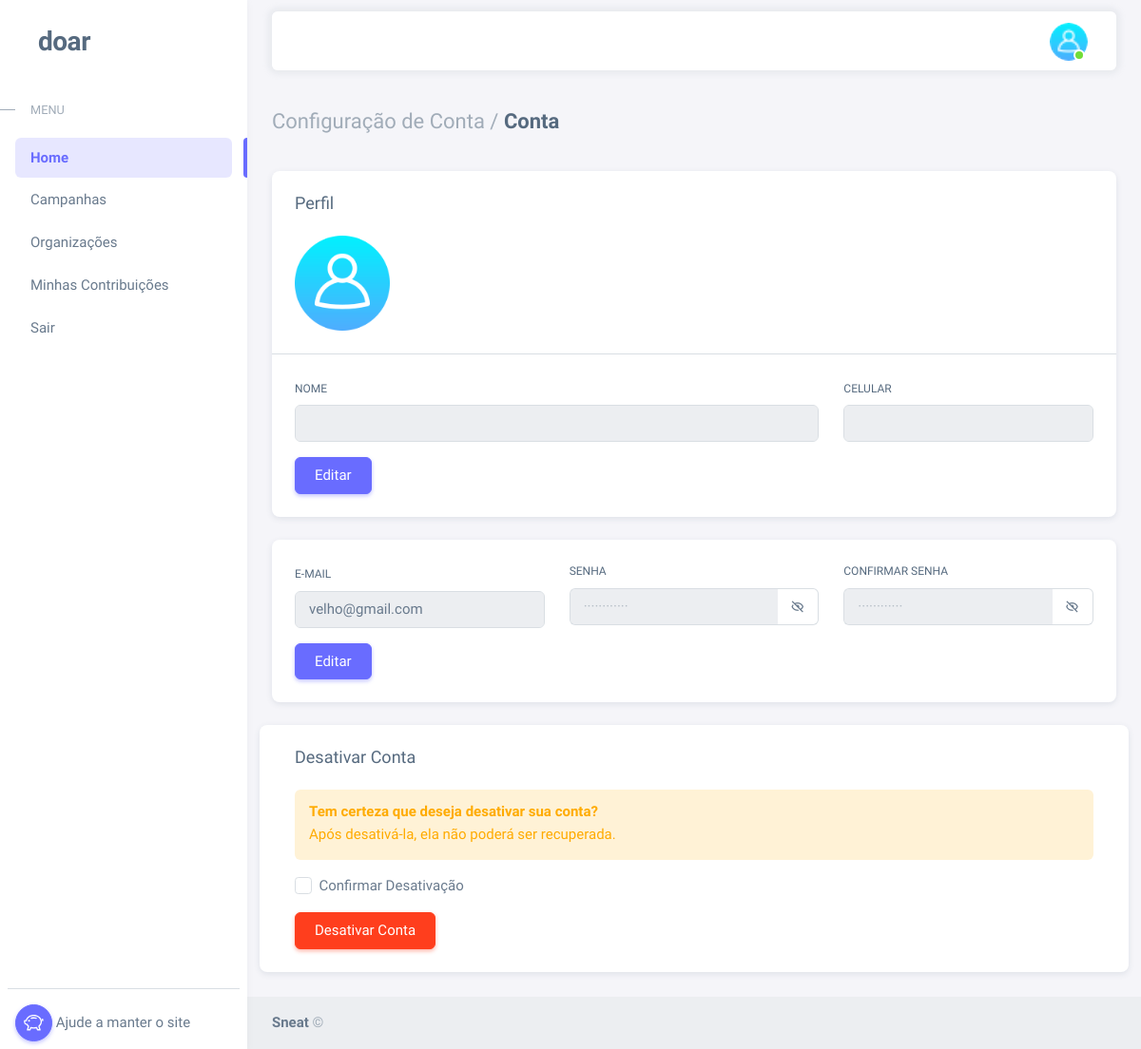
The app's page /usuConfigPerfil.php (signed in), older data.
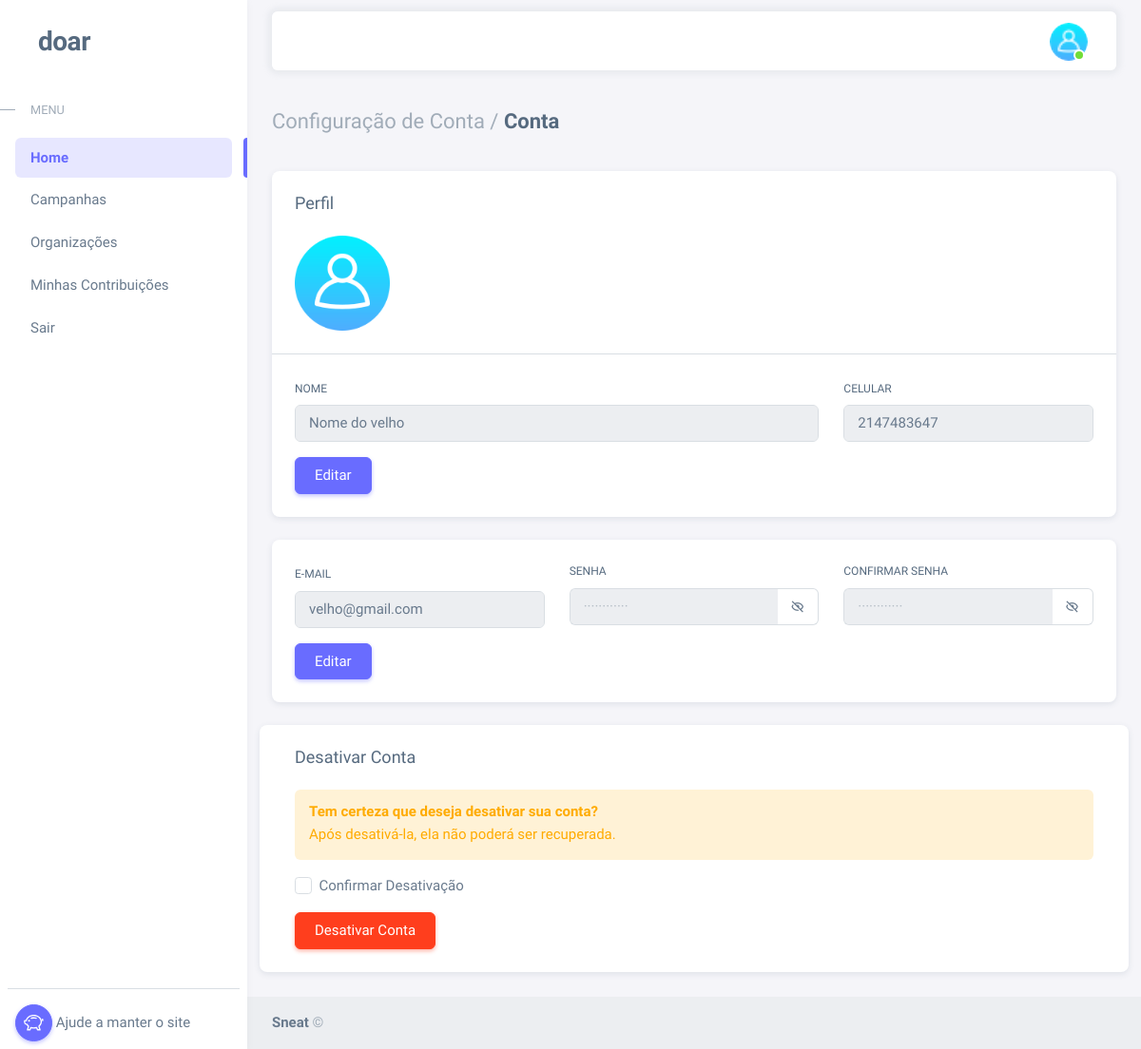
The same page, newer data.
### tables this page shows
CREATE TABLE `tbl_doador` (
  `doador_Id` int(11) NOT NULL,
  `doador_Nome` varchar(255) DEFAULT NULL,
  `doador_Email` varchar(45) DEFAULT NULL,
  `doador_Celular` int(14) DEFAULT NULL,
  `doador_Nasc` int(4) NOT NULL,
  `doador_Senha` varchar(255) DEFAULT NULL,
  `doador_ativo` tinyint(1) NOT NULL,
  `doador_RecuperarSenha` varchar(255) DEFAULT NULL
);

### usuConfigPerfil.php (the view, shortened to what this page needs)
<?php
$id = $_SESSION['id'];
include_once('conexao/Conexao.php');
$sql = "SELECT * FROM `tbl_doador` WHERE doador_Id = $id";
$dados = mysqli_query($con, $sql);
$dado = mysqli_fetch_array($dados);
$doadorNome = $dado['doador_Nome'];
$doadorEmail = $dado['doador_Email'];
$doadorCelular = $dado['doador_Celular'];
if ($doadorCelular == 0 || $doadorCelular == '') {
    $doadorCelular = "";
}
?>
<!DOCTYPE html>
<html lang="pt-br" class="light-style layout-menu-fixed" dir="ltr" data-theme="theme-default" data-assets-path="../assets/" data-template="vertical-menu-template-free">
<head>
    <?php require_once('linkInicio.php'); ?>
</head>
<body>
    <div class="layout-wrapper layout-content-navbar">
        <div class="layout-container">
            <?php
            require_once('usuMenu.php');
            ?>
            <div class="content-wrapper">
                <div class="container-xxl flex-grow-1 container-p-y">
                    <h4 class="fw-bold py-3 mb-4"><span class="text-muted fw-light">Configuração de Conta /</span> Conta</h4>
                    <div class="row">
                        <div class="col-md-12">
                            <div class="card mb-4">
                                <h5 class="card-header">Perfil</h5>
                                <div class="card-body">
                                    <div class="d-flex align-items-start align-items-sm-center gap-4">
                                        <img src="img/svgIcon/usuarioGrande.png" alt="user-avatar" class="d-block rounded" height="100" width="100" id="uploadedAvatar" />
                                    </div>
                                </div>
                                <hr class="my-0" />
                                <div class="card-body">
                                    <form id="updateUsuarioDados" method="POST" action="php/doadorUpdate.php">
                                        <div class="row">
                                            <div class="mb-3 col-md-8">
                                                <label for="firstName" class="form-label">Nome</label>
                                                <input class="form-control" type="text" id="firstName" name="nome" value="<?php echo $doadorNome; ?>" />
                                            </div>
                                            <div class="mb-3  col-md-4 ">
                                                <label class="form-label" for="celular">Celular</label>
                                                <div class="input-group input-group-merge">
                                                    <input type="text" id="celular" name="celular" class="celular form-control " value="<?php echo $doadorCelular; ?>" />
                                                </div>
                                            </div>
                                        </div>
                                        <button type="button" id="Desblock" class="btn btn-primary">Editar</button>
                                    </form>
                                </div>
                            </div>
                            <div class="card mb-4">
                                <div class="card-body">
                                    <form id="dadosLogin" method="POST" onsubmit="return false">
                                        <div class="row">
                                            <div class="mb-3 col-12 col-md-4">
                                                <label for="email" class="form-label">E-mail</label>
                                                <input class="form-control" type="text" id="email" name="email" value="<?php echo $doadorEmail; ?>" />
                                            </div>
                                            <div class="mb-3 form-password-toggle col-md-4">
                                                <div class="d-flex justify-content-between">
                                                    <label class="form-label" for="password">Senha</label>
                                                </div>
                                                <div class="input-group input-group-merge">
                                                    <input type="password" id="password" class="form-control" name="password" placeholder="&#xb7;&#xb7;&#xb7;&#xb7;&#xb7;&#xb7;&#xb7;&#xb7;&#xb7;&#xb7;&#xb7;&#xb7;" aria-describedby="password" />
                                                    <span class="input-group-text cursor-pointer"><i class="bx bx-hide"></i></span>
                                                </div>
                                            </div>
                                            <div class="mb-3 form-password-toggle col-md-4">
                                                <div class="d-flex justify-content-between">
                                                    <label class="form-label" for="confirmarSenha">Confirmar Senha</label>
                                                </div>
                                                <div class="input-group input-group-merge">
                                                    <input type="password" id="confirmarSenha" class="form-control" name="confirmarSenha" placeholder="&#xb7;&#xb7;&#xb7;&#xb7;&#xb7;&#xb7;&#xb7;&#xb7;&#xb7;&#xb7;&#xb7;&#xb7;" aria-describedby="password" />
                                                    <span class="input-group-text cursor-pointer"><i class="bx bx-hide"></i></span>
                                                </div>
                                            </div>
                                        </div>
                                        <button type="button" id="DesblockLogin" class="btn btn-primary">Editar</button>
                                    </form>
                                </div>
                            </div>
                        </div>
                        <div class="card">
                            <h5 class="card-header">Desativar Conta</h5>
                            <div class="card-body">
                                <div class="mb-3 col-12 mb-0">
                                    <div class="alert alert-warning">
                                        <h6 class="alert-heading fw-bold mb-1">Tem certeza que deseja desativar sua conta?</h6>
                                        <p class="mb-0">Após desativá-la, ela não poderá ser recuperada.</p>
                                    </div>
                                </div>
                                <form id="formAccountDeactivation" method="POST" action="php/DesativarContaUsu.php">
                                    <div class="form-check mb-3">
                                        <input class="form-check-input" type="checkbox" name="accountActivation" id="desativarConta" />
                                        <label class="form-check-label" for="accountActivation" required>Confirmar
                                            Desativação</label>
                                    </div>
                                    <button class="btn btn-danger deactivate-account" id="submitDesativa">Desativar
                                        Conta</button>
                                </form>
                            </div>
                        </div>
                    </div>
                </div>
            </div>
            <?php require_once('footer.php'); ?>
        </div>
    </div>
</body>
</html>

### linkInicio.php (shortened to what this page needs)
<link rel="stylesheet" href="dashboard/assets/vendor/fonts/boxicons.css" />
<link rel="stylesheet" href="dashboard/assets/vendor/css/core.css" class="template-customizer-core-css" />
<link rel="stylesheet" href="dashboard/assets/vendor/css/theme-default.css" class="template-customizer-theme-css" />
<link rel="stylesheet" href="dashboard/assets/css/demo.css" />
<link rel="stylesheet" href="dashboard/assets/vendor/libs/perfect-scrollbar/perfect-scrollbar.css" />
<link rel="stylesheet" href="dashboard/assets/vendor/libs/apex-charts/apex-charts.css" />
<link rel="stylesheet" href="assets/css/teste.css">

### usuMenu.php (shortened to what this page needs)
<aside id="layout-menu" class="layout-menu menu-vertical menu bg-menu-theme">
    <div class="app-brand demo">
        <a href="index.html" class="app-brand-link">
            <span class="app-brand-text demo menu-text fw-bolder ms-2">DOar</span>
        </a>
    </div>
    <ul class="menu-inner py-1">
        <li class="menu-header small text-uppercase">
            <span class="menu-header-text">Menu</span>
        </li>
        <li class="menu-item active">
            <a href="#" class="menu-link">
                <div data-i18n="Analytics">Home</div>
            </a>
        </li>
        <li class="menu-item">
            <a href="#" class="menu-link ">
                <div data-i18n="Analytics">Campanhas</div>
            </a>
        </li>
        <li class="menu-item">
            <a href="#" class="menu-link">
                <div data-i18n="Analytics">Organizações</div>
            </a>
        </li>
        <li class="menu-item">
            <a href="#" class="menu-link">
                <div data-i18n="Analytics">Minhas Contribuições</div>
            </a>
        </li>
        <li class="menu-item  ">
            <a href="login.php" class="menu-link">
                <div data-i18n="Analytics">Sair</div>
            </a>
        </li>
    </ul>
    <ul class="p-0 m-2">
        <hr>
        <li class="d-flex ms-2 align-items-center d-flex ">
            <div>
                <button type="button" class="btn btn-primary rounded-pill btn-icon p-2" data-bs-toggle="modal" data-bs-target="#modalCenter">
                    <img src="img/svgIcon/piggy-bank.svg" class="filtro-branco " width="24px">
                </button>
                <span class="me-3">Ajude a manter o site</span>
            </div>
        </li>
    </ul>
</aside>
<div class="layout-page">
    <nav class="layout-navbar container-xxl navbar navbar-expand-xl navbar-detached align-items-center bg-navbar-theme" id="layout-navbar">
        <div class="navbar-nav-right d-flex align-items-center" id="navbar-collapse">
            <ul class="navbar-nav flex-row align-items-center ms-auto">
                <li class="nav-item navbar-dropdown dropdown-user dropdown">
                    <a class="nav-link dropdown-toggle hide-arrow" href="javascript:void(0);" data-bs-toggle="dropdown">
                        <div class="avatar avatar-online">
                            <img src="img/svgIcon/usuario.png" class="w-px-40 h-px-40 rounded-circle" />
                        </div>
                    </a>
                </li>
            </ul>
        </div>
    </nav>

### footer.php
<footer class="footer bg-light">
    <div class="container-fluid d-flex flex-md-row flex-column justify-content-between align-items-md-center gap-1 container-p-x py-3">
        <div>
            <a href="https://themeselection.com/demo/sneat-bootstrap-html-admin-template/landing/" target="_blank" class="footer-text fw-bolder">Sneat</a>
            ©
        </div>
    </div>
</footer>

### dashboard/assets/css/demo.css (style rules this page uses)
.menu .app-brand.demo { height: 64px; margin-top: 12px; }
.app-brand-text.demo { font-size: 1.75rem; letter-spacing: -0.5px; text-transform: lowercase; }

### assets/css/teste.css (style rules this page uses)
:root { --amarelo: #F5C070; --laranja: #f6ba70; --Branco: rgb(255, 255, 255); --Sombra: 0 2px 20px rgba(0, 0, 0, 0.2); --fundo: #d8d9dd; --cinzaTranparent: #39393b88; --rosado: #ff6b6c; --bs-primary: #696cff; --bs-secondary: #8592a3; }
.filtro-branco { filter: brightness(0) saturate(100%) invert(100%) sepia(0%) saturate(0%) hue-rotate(93deg) brightness(103%) contrast(103%); }

Row changes from the older to the newer data that the page shows:
changed tbl_doador "velho@gmail.com": nome (not shown) → "Nome do velho"; celular (not shown) → "2147483647"
